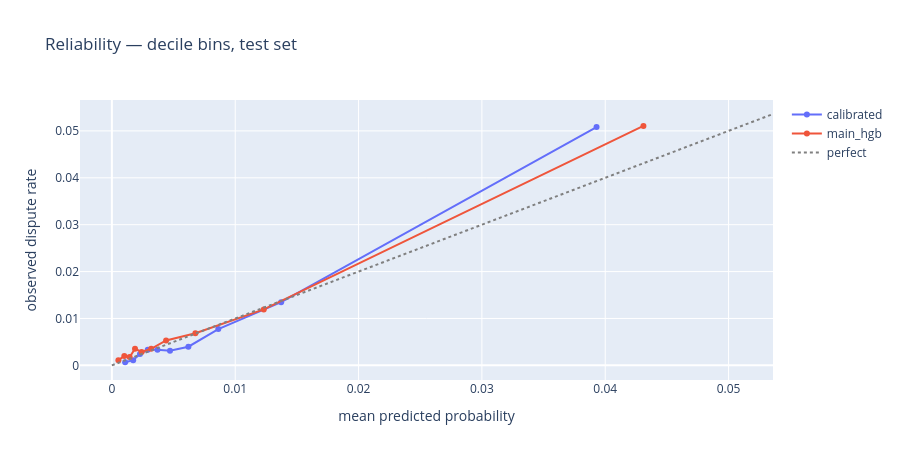

Notebook source saved alongside this figure:
### Markdown cell above
## Calibration curve

### Code cell
def calibration_table(y_true: np.ndarray, y_proba: np.ndarray, name: str, n_bins: int = 10) -> pd.DataFrame:
    """Equal-count bins via pd.qcut — at this score distribution equal-WIDTH bins put
    ~99% of rows in bin 0 and tell you nothing.

    qcut specifically, because that is what notebook 4 used to build
    04_reliability_bins.csv. 45,246 doesn't divide by 10, so six bins hold 4,525
    rows and four hold 4,524 — and different equal-count rules put the remainder in
    different bins. A rank-and-floor implementation shifts one row across four bin
    edges, moves the observed rates by ~1e-05, and fails the cross-check below for
    a reason that has nothing to do with calibration. Match the upstream convention
    rather than loosening the tolerance."""
    assert len(np.unique(y_proba)) >= n_bins * 10, "too many tied scores for qcut deciles"
    bins = pd.qcut(y_proba, n_bins, labels=False)
    df = pd.DataFrame({"bin": bins, "y": y_true, "p": y_proba})
    out = df.groupby("bin", observed=True).agg(n=("y", "size"),
                                               predicted_mean=("p", "mean"),
                                               observed_frequency=("y", "mean")).reset_index()
    out["bin_midpoint"] = out["predicted_mean"]      # dev plan §6.1 step 4 schema
    out["gap"] = out["observed_frequency"] - out["predicted_mean"]
    out["model"] = name
    return out


calibration_curve = pd.concat([
    calibration_table(y_test, test_pred["proba_main"].to_numpy(), "main_hgb"),
    calibration_table(y_test, test_pred[DEPLOYED_PROBA].to_numpy(), "calibrated"),
], ignore_index=True)

# Expected calibration error, weighted by bin size
for name, g in calibration_curve.groupby("model"):
    ece = np.average(np.abs(g["gap"]), weights=g["n"])
    print(f"{name:12s} ECE {ece:.5f} · worst bin gap {g['gap'].abs().max():+.5f}")

# Agreement with notebook 4's own reliability table. Now exact on all four columns,
# so the check is a genuine stale-artifact tripwire rather than a tolerance test.
_mine = calibration_curve.sort_values(["model", "bin"])
_nb4 = nb4_reliability.sort_values(["model", "bin"])
assert (_mine["n"].to_numpy() == _nb4["n"].to_numpy()).all(), "bin sizes disagree — binning rule drifted"
assert np.allclose(_mine["observed_frequency"], _nb4["observed_rate"]), "observed rates disagree"
assert np.allclose(_mine["predicted_mean"], _nb4["predicted_mean"]), "predicted means disagree"

fig = go.Figure()
for name, g in calibration_curve.groupby("model"):
    fig.add_trace(go.Scatter(x=g["predicted_mean"], y=g["observed_frequency"],
                             mode="lines+markers", name=name))
lim = calibration_curve[["predicted_mean", "observed_frequency"]].to_numpy().max() * 1.05
fig.add_trace(go.Scatter(x=[0, lim], y=[0, lim], mode="lines", name="perfect",
                         line=dict(dash="dot", color="grey")))
fig.update_layout(title="Reliability — decile bins, test set",
                  xaxis_title="mean predicted probability",
                  yaxis_title="observed dispute rate", height=460)
fig.show()

### Figure 1 — Plotly figure (JSON) as saved in the notebook; plotly's stock layout.template omitted (floating-point values rounded to 4 significant figures)
{"data": [{"mode": "lines+markers", "name": "calibrated", "type": "scatter", "x": [0.001075, 0.001724, 0.002278, 0.002905, 0.003696, 0.00471, 0.006203, 0.008627, 0.01372, 0.0393], "y": [0.000663, 0.001105, 0.002431, 0.003315, 0.003316, 0.003094, 0.003979, 0.007735, 0.01348, 0.05083]}, {"mode": "lines+markers", "name": "main_hgb", "type": "scatter", "x": [0.0005276, 0.001007, 0.00144, 0.001874, 0.002412, 0.003183, 0.004394, 0.00677, 0.01231, 0.0431], "y": [0.001105, 0.001989, 0.001768, 0.003536, 0.002874, 0.003536, 0.005305, 0.006851, 0.01194, 0.05105]}, {"line": {"color": "grey", "dash": "dot"}, "mode": "lines", "name": "perfect", "type": "scatter", "x": [0, 0.0536], "y": [0, 0.0536]}], "layout": {"height": 460, "title": {"text": "Reliability — decile bins, test set"}, "xaxis": {"title": {"text": "mean predicted probability"}}, "yaxis": {"title": {"text": "observed dispute rate"}}}}
